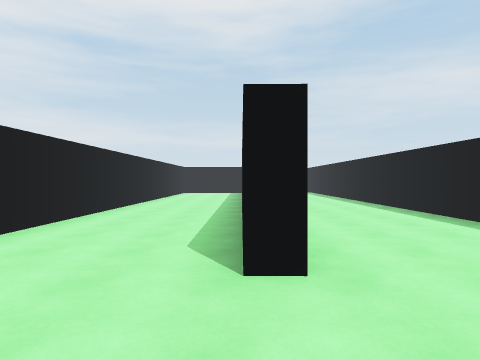
[1] (above)

19 first-person views from a walk through a Unity game level. The camera is 1.5 m above the floor, looks level and sees 75° across. The floor is counted in squares, 2 m on a side. Each view is taken from the middle of a square. On the plan, view 1 faces up. The plan holds only what a view shows up to about 10 squares ahead; the rest is blank. The player character is not drawn.

[2]
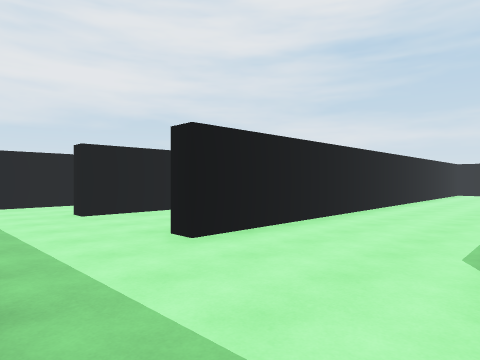

[3]
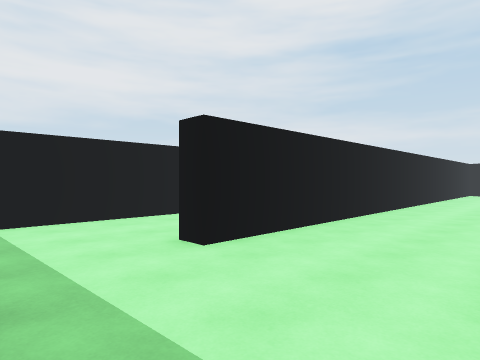

[4]
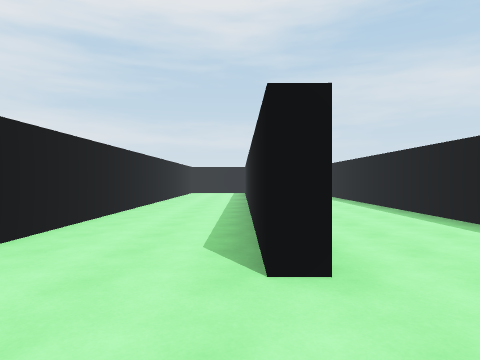

[5]
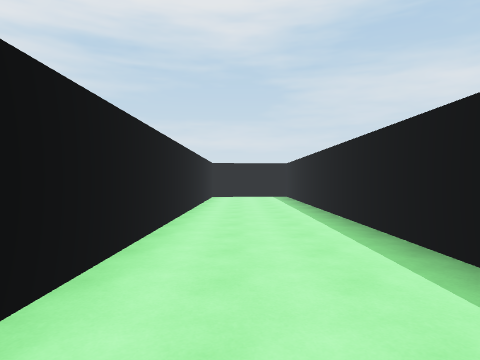

[6]
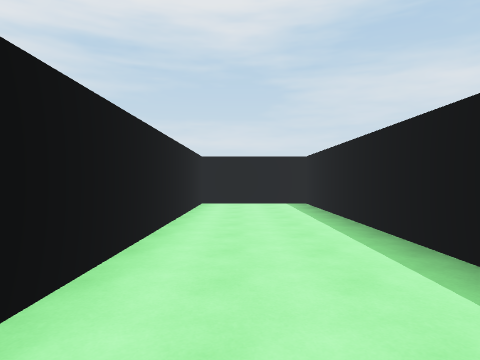

[7]
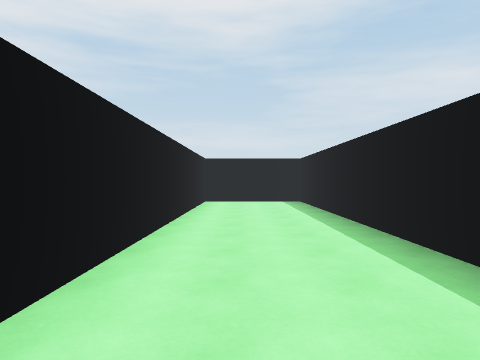

[8]
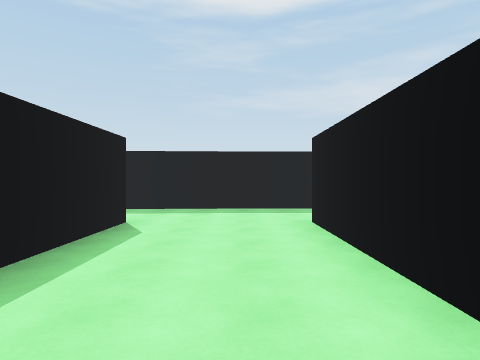

[9]
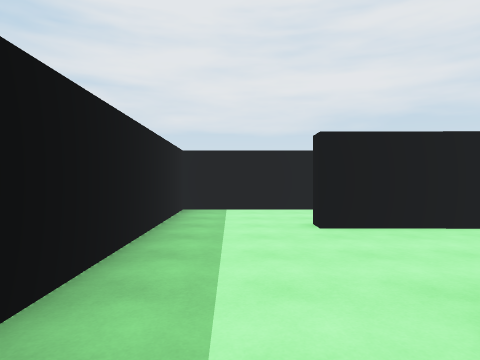

[10]
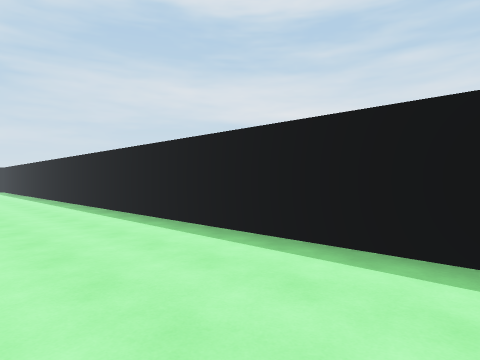

[11]
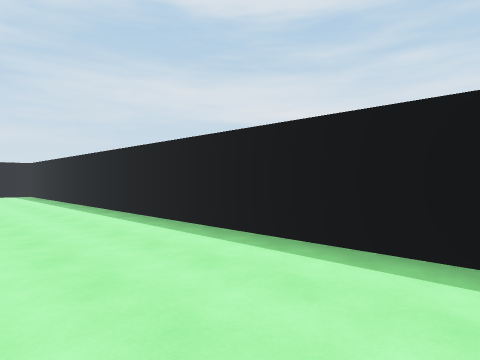

[12]
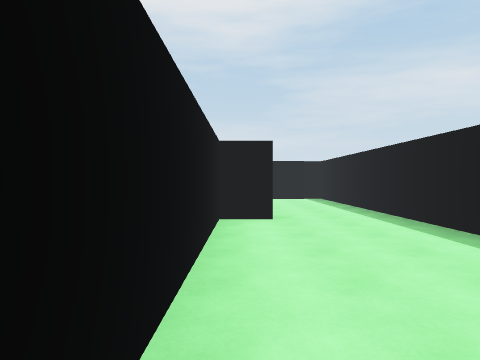

[13]
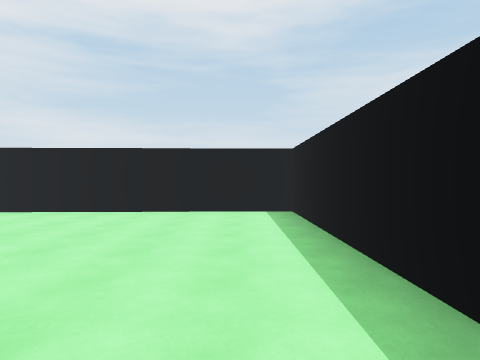

[14]
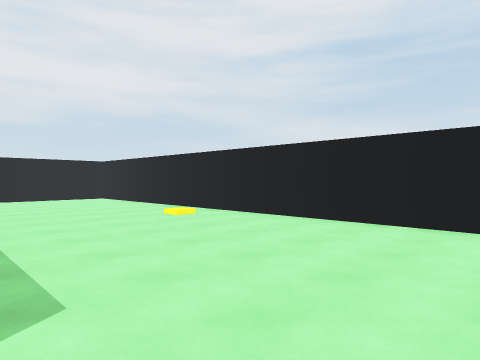

[15]
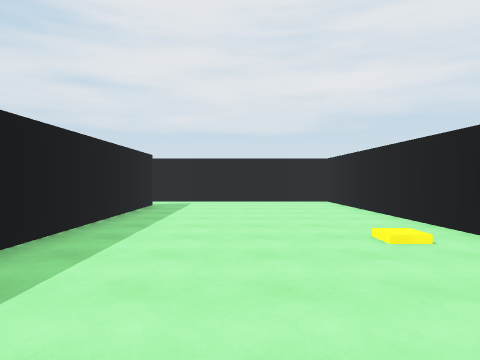

[16]
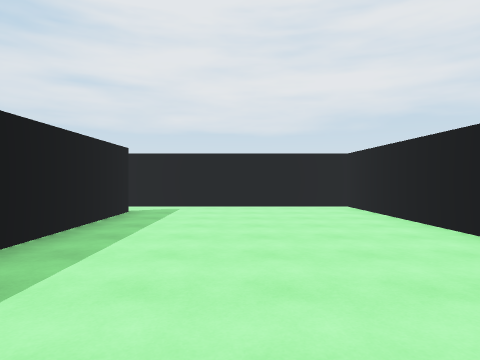

[17]
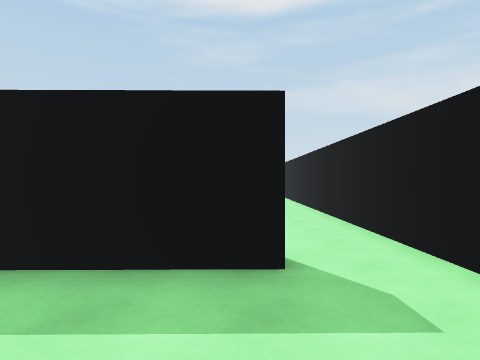

[18]
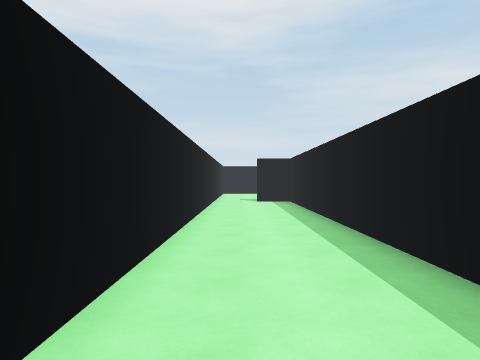

[19]
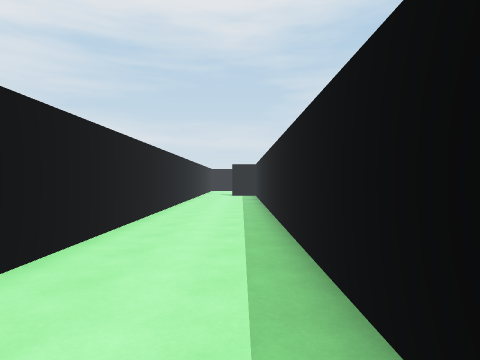

### Floor plan
Ten units are one square. View 1 is at (0, 0); x grows to the right and y downward. Boxes are objects, and circles mark ways between rooms. Rooms are numbered by the first view taken in them; rooms with no view inside come last. Other rooms are left out.
<svg viewBox="-104 -250 152 259">
<path fill="none" stroke="#000" d="M-68 -114 -68 -22 -74 -22M-73 -40 -73 -170M6 -24 0 -24 1 -180 -32 -179 -33 -24 -38 -24 -37 -95M-99 -175 -99 4 11 1M17 -180 6 -180 6 -132M-84 -184 -23 -184M43 -14 43 -245 -99 -240 -99 -175"/>
<circle cx="-90" cy="-180" r="3" fill="#2a7"/>
<circle cx="10" cy="-15" r="3" fill="#2a7"/>
<text x="-50" y="-80">1</text>
<text x="10" y="-160">2</text>
</svg>
Room 1 opens to room 2.

Where each view was taken, in squares from view 1:
view 1: 0 up, 0 right, facing up
view 2: 0 up, 0 right, facing up-left
view 3: 0 up, 4 left, facing up-left
view 4: 0 up, 4 left, facing up
view 5: 4 up, 2 left, facing up
view 6: 8 up, 2 left, facing up
view 7: 7 up, 2 left, facing up
view 8: 8 up, 2 left, facing down
view 9: 1 up, 2 left, facing left
view 10: 1 up, 1 right, facing up-right
view 11: 8 up, 1 right, facing up-right
view 12: 12 up, 1 right, facing up
view 13: 17 up, 3 right, facing up
view 14: 19 up, 3 right, facing up-left
view 15: 21 up, 1 right, facing left
view 16: 21 up, 1 left, facing left
view 17: 21 up, 8 left, facing down
view 18: 7 up, 9 left, facing up
view 19: 3 up, 8 left, facing up
